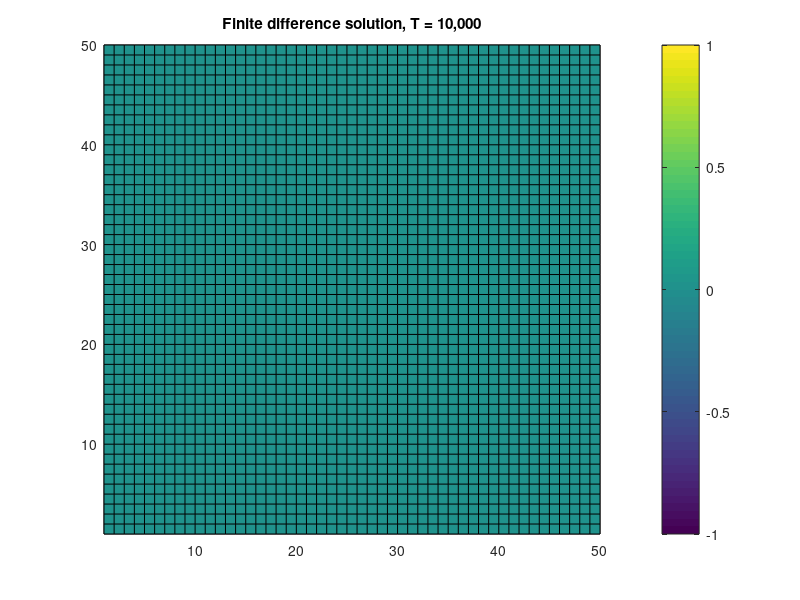

Write MATLAB code to recreate this figure.
close all;
clear

%% Solving u_t + v.(u_x + u_y) = 0 
%% with initial condition u(x,y,0) = exp(-((x-0.5)^2+y^2)/L^2)

dt = 0.001;     % time step
Nt = 10000;     % number of time steps
nx = 50;     
dx = 1/nx;
v = 1; w = 0.01; L = 2;

dv = v*dt/dx;
dw = w*dt/dx;

% Form (x,y)-space
x=linspace(0,1,nx);
y=linspace(0,1,nx);
[x_,y_]=meshgrid(x,y);

% RHS of Poisson equation
f_ = exp(-((x_-0.5).^2+(y_).^2)/(L^2));

e=ones(nx,1);
Dx=spdiags([-1*e e],[-1 0],nx,nx);
Dy=spdiags([-1*e e],[-1 0],nx,nx);

u = zeros(nx,nx);
u = f_; % initial condition

pcolor(full(f_));
colorbar; caxis([0.5 1]);
title('Initial condition, T=0');
pause;

for t=1:Nt
    unew = u - dv*u*Dx - dw*Dy*u;
    u = unew;
end

pcolor(full(u));
colorbar; caxis([-1 1]);
title('Finite difference solution, T = 10,000');